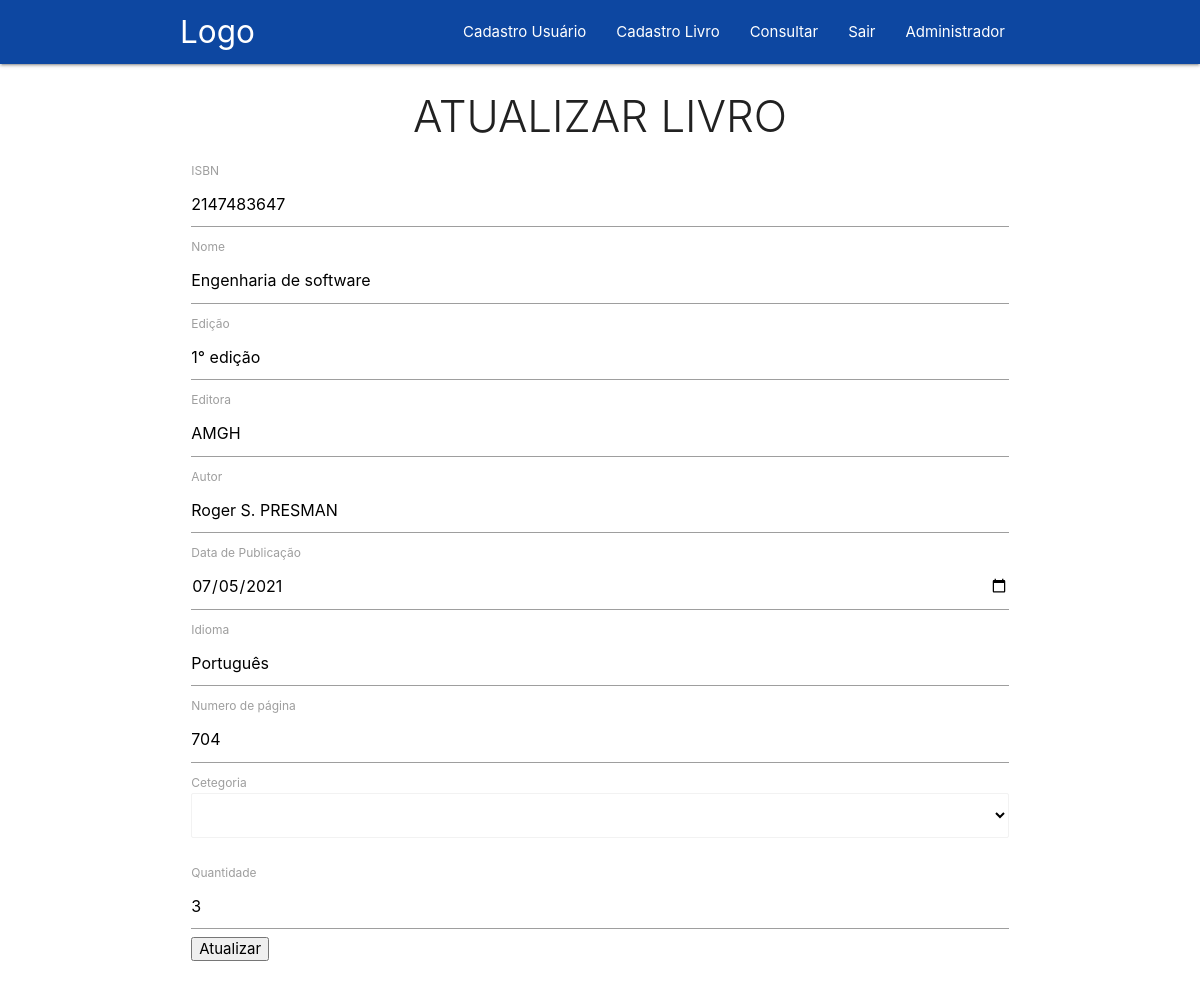
Screenshot of /editar-livro.php?isbn_up=2147483647 (signed in) with the database file from the repository.
### tables this page shows
CREATE TABLE `pessoa` (
  `id` int(11) NOT NULL,
  `nome` varchar(40) DEFAULT NULL,
  `telefone` varchar(15) DEFAULT NULL,
  `email` varchar(40) DEFAULT NULL,
  `endereco` varchar(50) DEFAULT NULL,
  `senha` varchar(32) DEFAULT NULL,
  `permissao` varchar(30) NOT NULL
);

CREATE TABLE `livros` (
  `isbn` int(20) NOT NULL,
  `nome` varchar(50) DEFAULT NULL,
  `edicao` varchar(20) DEFAULT NULL,
  `editora` varchar(20) DEFAULT NULL,
  `autor` varchar(40) DEFAULT NULL,
  `dataPublicacao` date DEFAULT NULL,
  `idioma` varchar(10) DEFAULT NULL,
  `numeroPagina` int(11) DEFAULT NULL,
  `categoria` varchar(100) DEFAULT NULL,
  `quantidade` tinyint(11) NOT NULL,
  `reservar` int(11) NOT NULL,
  `fk_id_pessoa` int(11) DEFAULT NULL
);

### classe-usuario.php (called while the page is built, shortened)
<?php
Class Usuario{
    public function __construct($dbname, $host, $user, $senha)
    {
        try
        {
            $this->pdo = new PDO("mysql:dbname=".$dbname.";host=".$host,$user,$senha);
        }
        catch (PDOException $e)
        {
            echo "Erro com BD: ".$e->getMessage();
        }
        catch(Exception $e)
        {
            echo "Erro: ".$e->getMessage();
        }
    }
    public function buscarDadosUser($id)
    {
        $cmd = $this->pdo->prepare("SELECT * FROM pessoa WHERE id = :id");
        $cmd->bindValue(":id",$id);
        $cmd->execute();
        $dados = $cmd->fetch();
        return $dados;
    }
}
?>

### classe-livro.php (called while the page is built, shortened)
<?php
Class Livro{
    private $pdo;
    public function __construct($dbname, $host, $user, $senha)
    {
        try
        {
            $this->pdo = new PDO("mysql:dbname=".$dbname.";host=".$host,$user,$senha);
        }
        catch(PDOException $e){
            echo "Erro com banco de dados: ".$e->getMessage();
            exit();
        }
        catch(Exception $e){
            echo "Erro generico: ".$e->getMessage();
            exit();
        }
    }
    public function buscarDadosLivro($isbn)
    {
        $cmd = $this->pdo->prepare("SELECT * FROM livros WHERE isbn = :i");
        $cmd -> bindValue(":i", $isbn);
        $cmd -> execute();
        $res = $cmd->fetch(PDO::FETCH_ASSOC);
        return $res;
    }
}
?>

### editar-livro.php (the view, shortened to what this page needs)
<?php
require_once 'classe-livro.php';
$l = new Livro("crudpdo", "localhost", "root", "");
?>
<?php
    require_once 'classe-usuario.php';
    if(isset($_SESSION['id_master']))
    {
        $us = new Usuario("CRUDPDO","localhost","root","");
        $informacoes = $us->buscarDadosUser($_SESSION['id_master']);
    }
?>
<!DOCTYPE html>
<html lang="pt-br">
<head>
      <link rel="stylesheet" href="https://cdnjs.cloudflare.com/ajax/libs/materialize/1.0.0/css/materialize.min.css">
</head>
<body>
    <header>
        <nav class="blue darken-4">
            <div class="nav-wrapper container ">
                <a href="#" class="brand-logo">Logo</a>
                <ul id="nav-mobile" class="right hide-on-med-and-down">
                <?php
                    if(isset($_SESSION['id_master']))
                    {
                        ?>
                            <li><a href="cadastro-usuario.php">Cadastro Usuário</a></li>
                            <li><a href="cadastro-livro.php">Cadastro Livro</a></li>
                            <li><a href="#">Consultar</a></li>
                            <li><a href="sair.php">Sair</a></li>
                            <li><a href="#"><?php echo $informacoes['nome']?></a></li>
                        <?php
                    }
                    else
                    {
                        header("location: areaPrivada.php");
                    }
                ?>
                </ul>
            </div>
        </nav>
     </header>
    <main>
        <?php
            if(isset($_GET['isbn_up']))
            {
                $id_update = addslashes($_GET['isbn_up']);
                $res = $l->buscarDadosLivro($id_update);
            }
        ?>
        <div class="row container">
                <section class="col s12"  id="esquerda">
                    <form method="POST">
                        <h3 class="center light">ATUALIZAR LIVRO</h3>
                        <label for="isbn">ISBN</label>
                        <input type="number" name="isbn" id="isbn" maxlength="40"
                        value="<?php if(isset($res)){echo $res['isbn'];}else{echo $res['isbn'];}?>"
                        >
                        <label for="nome">Nome</label>
                        <input type="text" name="nome" id="nome" maxlength="40"
                        value="<?php if(isset($res)){echo $res['nome'];}?>"
                        >
                        <label for="edicao">Edição</label>
                        <input type="text" name="edicao" id="edicao" maxlength="40"
                        value="<?php if(isset($res)){echo $res['edicao'];}?>"
                        >
                        <label for="editora">Editora</label>
                        <input type="text" name="editora" id="editora" maxlength="40"
                        value="<?php if(isset($res)){echo $res['editora'];}?>"
                        >
                        <label for="autor">Autor</label>
                        <input type="text" name="autor" id="autor" maxlength="40"
                        value="<?php if(isset($res)){echo $res['autor'];}?>"
                        >
                        <label for="dataPublicacao">Data de Publicação</label>
                        <input type="date" name="dataPublicacao" id="dataPublicacao" maxlength="40"
                        value="<?php if(isset($res)){echo $res['dataPublicacao'];}?>"
                        >
                        <label for="idioma">Idioma</label>
                        <input type="text" name="idioma" id="idioma" maxlength="40"
                        value="<?php if(isset($res)){echo $res['idioma'];}?>"
                        >
                        <label for="numeroPagina">Numero de página</label>
                        <input type="number" name="numeroPagina" id="numeroPagina" maxlength="40"
                        value="<?php if(isset($res)){echo $res['numeroPagina'];}?>"
                        >
                        <label>Cetegoria</label>
                            <select type="text" class="browser-default" name="categoria">
                                <option value="<?php if(isset($res)){echo $res['categoria'];}?>"></option>
                                <option value="<?php if(isset($res)){echo "leitura-comportamento";}else{echo "leitura-comportamento";}?>">Leitura e comportamento</option>
                            </select>
                            <br>
                        <label for="quantidade">Quantidade</label>
                        <input type="number" name="quantidade" id="quantidade" maxlength="40"
                        value="<?php if(isset($res)){echo $res['quantidade'];}?>"
                        >
                        <input type="submit"
                        value="<?php if(isset($res)){echo "Atualizar";}?>">
                    </form>
                </section>
            </div>
    </main>

### rows the page displays
pessoa: nome "Administrador"
livros: isbn "2147483647", nome "Engenharia de software", edicao "1° edição", editora "AMGH", autor "Roger S. PRESMAN", dataPublicacao "07/05/2021", idioma "Português", numeroPagina "704", quantidade "3"
